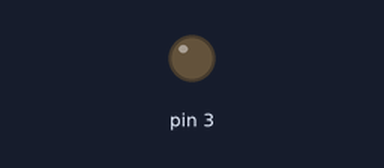
Bench run of a sketch on a simulated Arduino Uno, built with avr-gcc and run on an emulated ATmega328P. Shown: output pins drawn as LEDs (lit = HIGH).

Above: at 0.05 s.
At 1.25 s:
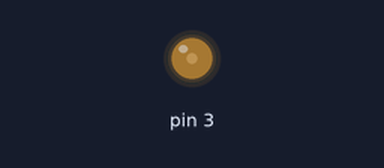
At 2.5 s:
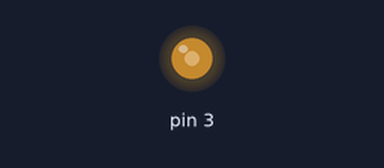
At 5.0 s:
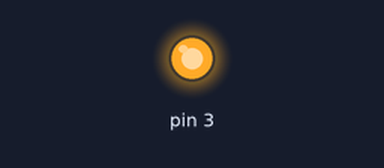
Timing chart, 0 to 6.5 s (numbered marks = the images above):
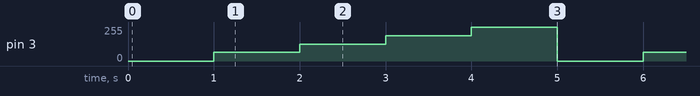

Measured:
- by itself, pin 3: repeats every 5.0 s: 127/255 1.0 s, 191/255 1.0 s, 255/255 1.0 s, 0/255 1.0 s, 64/255 1.0 s

The sketch:

02_PWM_02.ino
```cpp
void setup() {
  pinMode(3, OUTPUT);
}

void loop() {
  analogWrite(3, 0);
  delay(1000);
  analogWrite(3, 64);
  delay(1000);
  analogWrite(3, 127);
  delay(1000);
  analogWrite(3, 191);
  delay(1000);
  analogWrite(3, 255);
  delay(1000);
}
```
